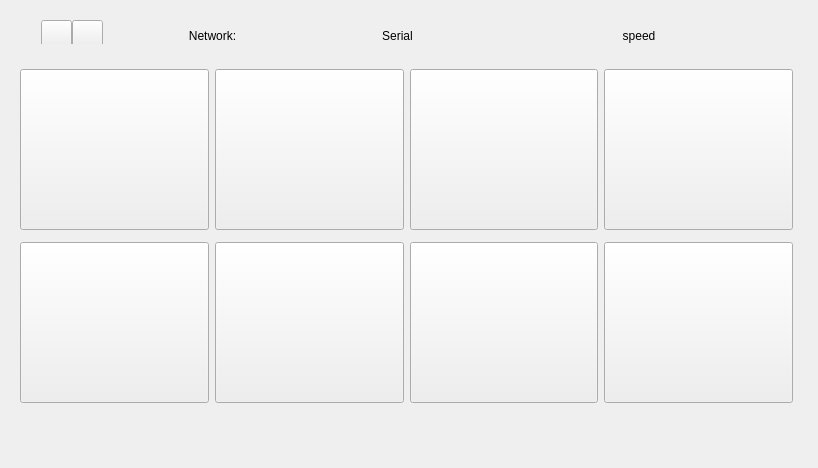
<?xml version="1.0" encoding="UTF-8"?>
<ui version="4.0">
 <class>MainWidget</class>
 <widget class="QWidget" name="MainWidget">
  <property name="geometry">
   <rect>
    <x>0</x>
    <y>0</y>
    <width>818</width>
    <height>468</height>
   </rect>
  </property>
  <property name="minimumSize">
   <size>
    <width>818</width>
    <height>468</height>
   </size>
  </property>
  <property name="maximumSize">
   <size>
    <width>818</width>
    <height>468</height>
   </size>
  </property>
  <property name="focusPolicy">
   <enum>Qt::ClickFocus</enum>
  </property>
  <property name="windowTitle">
   <string>MainWidget</string>
  </property>
  <widget class="QWidget" name="widget_status" native="true">
   <property name="geometry">
    <rect>
     <x>9</x>
     <y>439</y>
     <width>800</width>
     <height>20</height>
    </rect>
   </property>
   <property name="sizePolicy">
    <sizepolicy hsizetype="Expanding" vsizetype="Fixed">
     <horstretch>0</horstretch>
     <verstretch>0</verstretch>
    </sizepolicy>
   </property>
   <property name="minimumSize">
    <size>
     <width>791</width>
     <height>20</height>
    </size>
   </property>
   <property name="maximumSize">
    <size>
     <width>16777215</width>
     <height>20</height>
    </size>
   </property>
  </widget>
  <widget class="QWidget" name="widget_pushbutton" native="true">
   <property name="geometry">
    <rect>
     <x>9</x>
     <y>52</y>
     <width>795</width>
     <height>368</height>
    </rect>
   </property>
   <property name="sizePolicy">
    <sizepolicy hsizetype="Expanding" vsizetype="Fixed">
     <horstretch>0</horstretch>
     <verstretch>0</verstretch>
    </sizepolicy>
   </property>
   <property name="minimumSize">
    <size>
     <width>795</width>
     <height>368</height>
    </size>
   </property>
   <property name="maximumSize">
    <size>
     <width>795</width>
     <height>368</height>
    </size>
   </property>
   <layout class="QGridLayout" name="gridLayout">
    <item row="0" column="0">
     <widget class="SlidePushButton" name="pushButton_serial">
      <property name="minimumSize">
       <size>
        <width>161</width>
        <height>161</height>
       </size>
      </property>
      <property name="maximumSize">
       <size>
        <width>190</width>
        <height>161</height>
       </size>
      </property>
      <property name="focusPolicy">
       <enum>Qt::NoFocus</enum>
      </property>
      <property name="text">
       <string/>
      </property>
     </widget>
    </item>
    <item row="0" column="1">
     <widget class="SlidePushButton" name="pushButton_network">
      <property name="minimumSize">
       <size>
        <width>161</width>
        <height>161</height>
       </size>
      </property>
      <property name="maximumSize">
       <size>
        <width>190</width>
        <height>161</height>
       </size>
      </property>
      <property name="focusPolicy">
       <enum>Qt::NoFocus</enum>
      </property>
      <property name="text">
       <string/>
      </property>
     </widget>
    </item>
    <item row="0" column="2">
     <widget class="SlidePushButton" name="pushButton_plot">
      <property name="minimumSize">
       <size>
        <width>161</width>
        <height>161</height>
       </size>
      </property>
      <property name="maximumSize">
       <size>
        <width>189</width>
        <height>161</height>
       </size>
      </property>
      <property name="focusPolicy">
       <enum>Qt::NoFocus</enum>
      </property>
      <property name="text">
       <string/>
      </property>
     </widget>
    </item>
    <item row="0" column="3">
     <widget class="SlidePushButton" name="pushButton_setting">
      <property name="minimumSize">
       <size>
        <width>161</width>
        <height>161</height>
       </size>
      </property>
      <property name="maximumSize">
       <size>
        <width>190</width>
        <height>161</height>
       </size>
      </property>
      <property name="focusPolicy">
       <enum>Qt::NoFocus</enum>
      </property>
      <property name="text">
       <string/>
      </property>
     </widget>
    </item>
    <item row="1" column="0">
     <widget class="SlidePushButton" name="pushButton_protocal">
      <property name="minimumSize">
       <size>
        <width>161</width>
        <height>161</height>
       </size>
      </property>
      <property name="maximumSize">
       <size>
        <width>190</width>
        <height>161</height>
       </size>
      </property>
      <property name="focusPolicy">
       <enum>Qt::NoFocus</enum>
      </property>
      <property name="text">
       <string/>
      </property>
     </widget>
    </item>
    <item row="1" column="1">
     <widget class="SlidePushButton" name="pushButton_state">
      <property name="minimumSize">
       <size>
        <width>161</width>
        <height>161</height>
       </size>
      </property>
      <property name="maximumSize">
       <size>
        <width>190</width>
        <height>161</height>
       </size>
      </property>
      <property name="focusPolicy">
       <enum>Qt::NoFocus</enum>
      </property>
      <property name="text">
       <string/>
      </property>
     </widget>
    </item>
    <item row="1" column="2">
     <widget class="SlidePushButton" name="pushButton_control">
      <property name="minimumSize">
       <size>
        <width>161</width>
        <height>161</height>
       </size>
      </property>
      <property name="maximumSize">
       <size>
        <width>189</width>
        <height>161</height>
       </size>
      </property>
      <property name="focusPolicy">
       <enum>Qt::NoFocus</enum>
      </property>
      <property name="text">
       <string/>
      </property>
     </widget>
    </item>
    <item row="1" column="3">
     <widget class="SlidePushButton" name="pushButton_about">
      <property name="minimumSize">
       <size>
        <width>161</width>
        <height>161</height>
       </size>
      </property>
      <property name="maximumSize">
       <size>
        <width>190</width>
        <height>161</height>
       </size>
      </property>
      <property name="focusPolicy">
       <enum>Qt::NoFocus</enum>
      </property>
      <property name="text">
       <string/>
      </property>
     </widget>
    </item>
   </layout>
  </widget>
  <widget class="QWidget" name="layoutWidget">
   <property name="geometry">
    <rect>
     <x>30</x>
     <y>9</y>
     <width>665</width>
     <height>35</height>
    </rect>
   </property>
   <layout class="QHBoxLayout" name="horizontalLayout">
    <item>
     <layout class="QHBoxLayout" name="horizontalLayout_arrow">
      <property name="spacing">
       <number>0</number>
      </property>
      <item>
       <widget class="QPushButton" name="pushButton_back">
        <property name="minimumSize">
         <size>
          <width>31</width>
          <height>27</height>
         </size>
        </property>
        <property name="maximumSize">
         <size>
          <width>31</width>
          <height>27</height>
         </size>
        </property>
        <property name="text">
         <string/>
        </property>
        <property name="icon">
         <iconset resource="../../res/res.qrc">
          <normaloff>:/pushbutton_arrow/main_image/pushbutton_arrow/back.png</normaloff>:/pushbutton_arrow/main_image/pushbutton_arrow/back.png</iconset>
        </property>
       </widget>
      </item>
      <item>
       <widget class="QPushButton" name="pushButton_foward">
        <property name="minimumSize">
         <size>
          <width>31</width>
          <height>27</height>
         </size>
        </property>
        <property name="maximumSize">
         <size>
          <width>31</width>
          <height>27</height>
         </size>
        </property>
        <property name="text">
         <string/>
        </property>
        <property name="icon">
         <iconset resource="../../res/res.qrc">
          <normaloff>:/pushbutton_arrow/main_image/pushbutton_arrow/foward.png</normaloff>:/pushbutton_arrow/main_image/pushbutton_arrow/foward.png</iconset>
        </property>
       </widget>
      </item>
     </layout>
    </item>
    <item>
     <spacer name="horizontalSpacer_3">
      <property name="sizePolicy">
       <sizepolicy hsizetype="Minimum" vsizetype="Minimum">
        <horstretch>0</horstretch>
        <verstretch>0</verstretch>
       </sizepolicy>
      </property>
      <property name="orientation">
       <enum>Qt::Horizontal</enum>
      </property>
      <property name="sizeHint" stdset="0">
       <size>
        <width>68</width>
        <height>20</height>
       </size>
      </property>
     </spacer>
    </item>
    <item>
     <layout class="QHBoxLayout" name="horizontalLayout_network">
      <item>
       <widget class="QLabel" name="label_network_info">
        <property name="sizePolicy">
         <sizepolicy hsizetype="Preferred" vsizetype="Fixed">
          <horstretch>0</horstretch>
          <verstretch>0</verstretch>
         </sizepolicy>
        </property>
        <property name="minimumSize">
         <size>
          <width>71</width>
          <height>31</height>
         </size>
        </property>
        <property name="styleSheet">
         <string notr="true"/>
        </property>
        <property name="text">
         <string>Network:</string>
        </property>
        <property name="alignment">
         <set>Qt::AlignCenter</set>
        </property>
       </widget>
      </item>
      <item>
       <widget class="SwitchButton" name="widget_toggle_network" native="true">
        <property name="sizePolicy">
         <sizepolicy hsizetype="Preferred" vsizetype="Fixed">
          <horstretch>0</horstretch>
          <verstretch>0</verstretch>
         </sizepolicy>
        </property>
        <property name="minimumSize">
         <size>
          <width>60</width>
          <height>20</height>
         </size>
        </property>
        <property name="maximumSize">
         <size>
          <width>16777215</width>
          <height>21</height>
         </size>
        </property>
       </widget>
      </item>
     </layout>
    </item>
    <item>
     <spacer name="horizontalSpacer_2">
      <property name="sizePolicy">
       <sizepolicy hsizetype="Minimum" vsizetype="Minimum">
        <horstretch>0</horstretch>
        <verstretch>0</verstretch>
       </sizepolicy>
      </property>
      <property name="orientation">
       <enum>Qt::Horizontal</enum>
      </property>
      <property name="sizeHint" stdset="0">
       <size>
        <width>40</width>
        <height>20</height>
       </size>
      </property>
     </spacer>
    </item>
    <item>
     <layout class="QHBoxLayout" name="horizontalLayout_serial">
      <item>
       <widget class="QLabel" name="label_3">
        <property name="sizePolicy">
         <sizepolicy hsizetype="Preferred" vsizetype="Fixed">
          <horstretch>0</horstretch>
          <verstretch>0</verstretch>
         </sizepolicy>
        </property>
        <property name="minimumSize">
         <size>
          <width>71</width>
          <height>31</height>
         </size>
        </property>
        <property name="text">
         <string>Serial</string>
        </property>
        <property name="alignment">
         <set>Qt::AlignCenter</set>
        </property>
       </widget>
      </item>
      <item>
       <widget class="SwitchButton" name="widget_toggleserial" native="true">
        <property name="sizePolicy">
         <sizepolicy hsizetype="Preferred" vsizetype="Fixed">
          <horstretch>0</horstretch>
          <verstretch>0</verstretch>
         </sizepolicy>
        </property>
        <property name="minimumSize">
         <size>
          <width>60</width>
          <height>20</height>
         </size>
        </property>
       </widget>
      </item>
     </layout>
    </item>
    <item>
     <spacer name="horizontalSpacer">
      <property name="sizePolicy">
       <sizepolicy hsizetype="Minimum" vsizetype="Minimum">
        <horstretch>0</horstretch>
        <verstretch>0</verstretch>
       </sizepolicy>
      </property>
      <property name="orientation">
       <enum>Qt::Horizontal</enum>
      </property>
      <property name="sizeHint" stdset="0">
       <size>
        <width>40</width>
        <height>20</height>
       </size>
      </property>
     </spacer>
    </item>
    <item>
     <widget class="QLabel" name="label_network">
      <property name="sizePolicy">
       <sizepolicy hsizetype="Preferred" vsizetype="Fixed">
        <horstretch>0</horstretch>
        <verstretch>0</verstretch>
       </sizepolicy>
      </property>
      <property name="minimumSize">
       <size>
        <width>41</width>
        <height>31</height>
       </size>
      </property>
      <property name="maximumSize">
       <size>
        <width>41</width>
        <height>31</height>
       </size>
      </property>
      <property name="text">
       <string/>
      </property>
      <property name="pixmap">
       <pixmap resource="../../res/res.qrc">:/network_state/main_image/network_state/no_connect.png</pixmap>
      </property>
      <property name="scaledContents">
       <bool>true</bool>
      </property>
     </widget>
    </item>
    <item>
     <widget class="QLabel" name="label_speed">
      <property name="sizePolicy">
       <sizepolicy hsizetype="Preferred" vsizetype="Fixed">
        <horstretch>0</horstretch>
        <verstretch>0</verstretch>
       </sizepolicy>
      </property>
      <property name="minimumSize">
       <size>
        <width>90</width>
        <height>31</height>
       </size>
      </property>
      <property name="maximumSize">
       <size>
        <width>90</width>
        <height>31</height>
       </size>
      </property>
      <property name="text">
       <string>speed</string>
      </property>
      <property name="alignment">
       <set>Qt::AlignCenter</set>
      </property>
     </widget>
    </item>
   </layout>
  </widget>
 </widget>
 <layoutdefault spacing="6" margin="11"/>
 <customwidgets>
  <customwidget>
   <class>SlidePushButton</class>
   <extends>QPushButton</extends>
   <header>util/sliding/slide_pushbutton.h</header>
  </customwidget>
  <customwidget>
   <class>SwitchButton</class>
   <extends>QWidget</extends>
   <header>util/widget/switch_button.h</header>
   <container>1</container>
  </customwidget>
 </customwidgets>
 <resources>
  <include location="../../res/res.qrc"/>
 </resources>
 <connections/>
</ui>
